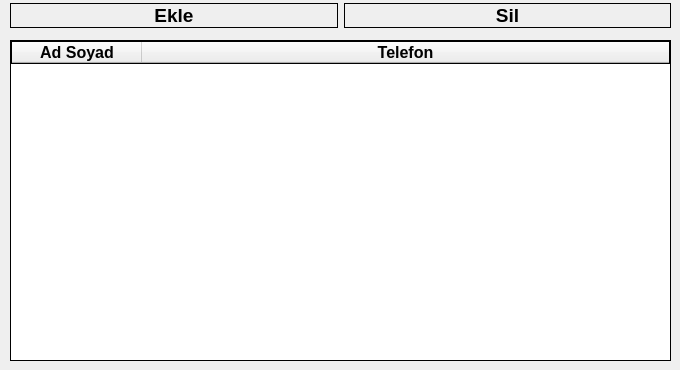
    <widget class="QWidget" name="tab_3">
     <attribute name="title">
      <string>Kişiler</string>
     </attribute>
     <widget class="QTableWidget" name="tblKisiler">
      <property name="geometry">
       <rect>
        <x>10</x>
        <y>40</y>
        <width>661</width>
        <height>321</height>
       </rect>
      </property>
      <property name="font">
       <font>
        <pointsize>12</pointsize>
        <weight>75</weight>
        <italic>false</italic>
        <bold>true</bold>
       </font>
      </property>
      <property name="styleSheet">
       <string notr="true">border:1px solid;</string>
      </property>
      <property name="wordWrap">
       <bool>true</bool>
      </property>
      <property name="rowCount">
       <number>0</number>
      </property>
      <attribute name="horizontalHeaderCascadingSectionResizes">
       <bool>false</bool>
      </attribute>
      <attribute name="horizontalHeaderDefaultSectionSize">
       <number>130</number>
      </attribute>
      <attribute name="horizontalHeaderMinimumSectionSize">
       <number>70</number>
      </attribute>
      <attribute name="horizontalHeaderShowSortIndicator" stdset="0">
       <bool>false</bool>
      </attribute>
      <attribute name="horizontalHeaderStretchLastSection">
       <bool>true</bool>
      </attribute>
      <attribute name="verticalHeaderVisible">
       <bool>false</bool>
      </attribute>
      <attribute name="verticalHeaderCascadingSectionResizes">
       <bool>false</bool>
      </attribute>
      <attribute name="verticalHeaderDefaultSectionSize">
       <number>25</number>
      </attribute>
      <attribute name="verticalHeaderMinimumSectionSize">
       <number>25</number>
      </attribute>
      <attribute name="verticalHeaderStretchLastSection">
       <bool>false</bool>
      </attribute>
      <column>
       <property name="text">
        <string>Ad Soyad</string>
       </property>
      </column>
      <column>
       <property name="text">
        <string>Telefon</string>
       </property>
      </column>
     </widget>
     <widget class="QWidget" name="layoutWidget">
      <property name="geometry">
       <rect>
        <x>10</x>
        <y>0</y>
        <width>661</width>
        <height>31</height>
       </rect>
      </property>
      <layout class="QHBoxLayout" name="horizontalLayout">
       <item>
        <widget class="QPushButton" name="btnKisiEkle">
         <property name="font">
          <font>
           <pointsize>14</pointsize>
           <weight>75</weight>
           <bold>true</bold>
          </font>
         </property>
         <property name="styleSheet">
          <string notr="true">border:1px solid;</string>
         </property>
         <property name="text">
          <string>Ekle</string>
         </property>
        </widget>
       </item>
       <item>
        <widget class="QPushButton" name="btnKisiSil">
         <property name="font">
          <font>
           <pointsize>14</pointsize>
           <weight>75</weight>
           <bold>true</bold>
          </font>
         </property>
         <property name="styleSheet">
          <string notr="true">border:1px solid;</string>
         </property>
         <property name="text">
          <string>Sil</string>
         </property>
        </widget>
       </item>
      </layout>
     </widget>
    </widget>
